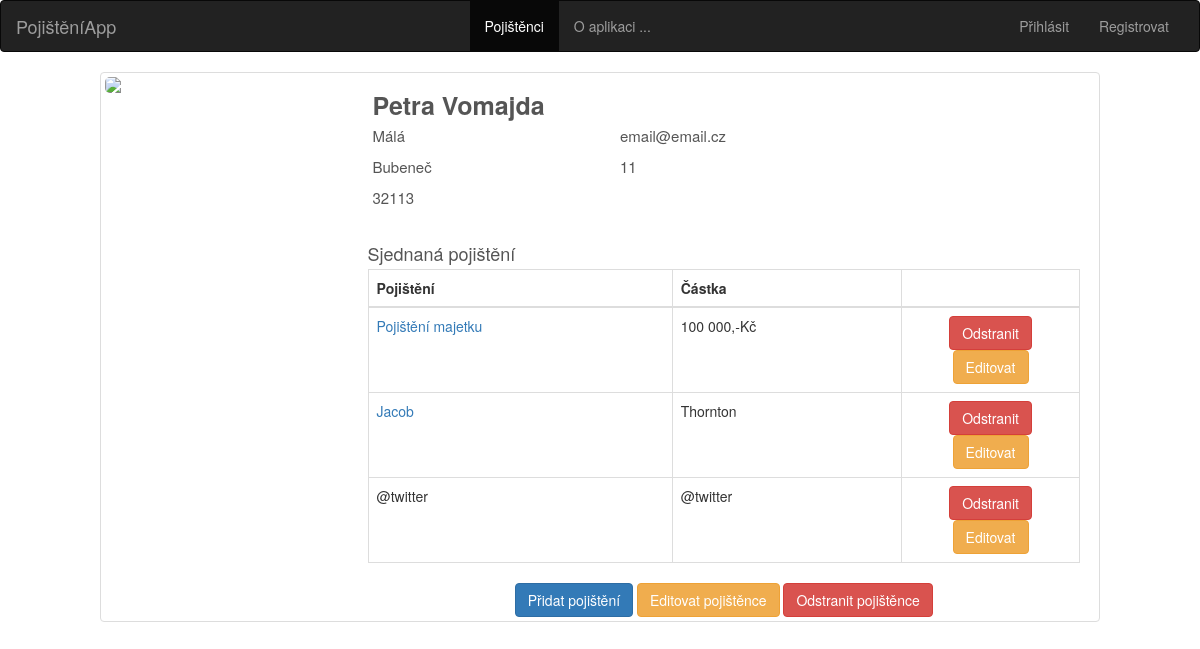
Page /pojistenci/detail/5 on the committed database.
### tables this page shows
CREATE TABLE pojistenci (
    id integer primary key autoincrement,
    jmeno integer not null,
    prijmeni  integer not null,
    adresa  integer not null,
    mesto  integer not null,
    psc  integer not null,
    telefon  integer not null,
    email  integer not null
);

### app.py (the view)
@app.route('/pojistenci/detail/<int:id>', methods = ['POST', 'GET'])
def pojistenci_detail(id):
    db=get_db()
    cur = db.execute('SELECT * FROM pojistenci WHERE id=?', [id])
    result = cur.fetchone()
    return render_template('pojistenec_detail.html', page_title='Pojištěnec {}'.format(result['prijmeni']), data = result)

### app.py (called while the page is built)
def connect_db():
    sql = sqlite3.connect('/home/honza/Dokumenty/Python_Flask_Udemy/IT_Network_ZP_Plna_verze/pojisteni.db')
    sql.row_factory = sqlite3.Row
    return sql

def get_db():
    if not hasattr(g, 'sqlite_db'):
        g.sqlite_db = connect_db()
    return g.sqlite_db

### templates/pojistenec_detail.html
{% extends 'base.html' %}
{% block body %}
<div class="container-fluid">
    <div class="row">
        <div class="profile-head">
            <div class="profiles col-xs-8 col-xs-push-2  col-sm-10 col-sm-push-1 thumbnail">
                <div class="col-md-3 col-sm-3 col-xs-12">
                    <div class="row">
                        <img src="https://bootdey.com/img/Content/avatar/avatar6.png" class="img-responsive"/>
                    </div>
                </div>
                <div class="col-md-9">
                    <div class="row">
                        <span class="col-sm-12"><h5>{{ data['jmeno'] }} {{ data['prijmeni'] }}</h5></span>
                        <div class="col-md-4 col-sm-6 col-xs-12">
                            <ul>
                                <li><span>{{ data['adresa'] }}</span></li>
                                <li><span>{{ data['mesto'] }}</span></li>
                                <li><span>{{ data['psc'] }}</span></li>
                            </ul>
                        </div>
                        <div class="col-md-4 col-sm-6 col-xs-12">
                            <ul>
                                <li><span>{{ data['email'] }}</span></li>
                                <li><span>{{ data['telefon'] }}</span></li>
                            </ul>
                        </div>
                    </div>
                    <div class="top-buffer">
                        <span class=""><h4>Sjednaná pojištění</h4></span>
                        <table class="table table-bordered">
                            <thead>
                            <tr>
                                <th scope="col">Pojištění</th>
                                <th scope="col">Částka</th>
                                <th scope="col"></th>
                            </tr>
                            </thead>
                            <tbody>
                            <tr>
                                <td><a href="{{ url_for('pojistenci_detail', id=1) }}" name="id">Pojištění majetku</a>
                                </td>
                                <td>100 000,-Kč</td>
                                <td class="article_wrapper col-md-3">
                                    <a class="btn btn-danger" href="#" role="button">Odstranit</a>
                                    <a class="btn btn-warning" href="#" role="button">Editovat</a>
                                </td>
                            </tr>
                            <tr>
                                <td><a href="{{ url_for('pojistenci_detail', id=2) }}" name="id">Jacob</a></td>
                                <td>Thornton</td>
                                <td class="article_wrapper col-md-3">
                                    <a class="btn btn-danger" href="#" role="button">Odstranit</a>
                                    <a class="btn btn-warning" href="#" role="button">Editovat</a>
                                </td>
                            </tr>
                            <tr>
                                <td>@twitter</td>
                                <td>@twitter</td>
                                <td class="article_wrapper col-md-3">
                                    <a class="btn btn-danger" href="#" role="button">Odstranit</a>
                                    <a class="btn btn-warning" href="#" role="button">Editovat</a>
                                </td>
                            </tr>
                            </tbody>
                        </table>
                    </div>
                    <div class="col-md-12">
                        <form method="post" action="{{ url_for('get_member', id=data['id']) }}">
                        <div class="article_wrapper">
                            <button name="submit" value='add_pojisteni' class="btn btn-primary" type="submit">Přidat pojištění</button>
                            <button name="submit" value='edit' class="btn btn-warning" type="submit">Editovat pojištěnce</button>
                            <button name="submit" value='delete' class="btn btn-danger" type="submit">Odstranit pojištěnce</button>
                        </div>
                        </form>
                    </div>
                </div>
            </div>
        </div>
    </div>
</div>
{% endblock %}

### static/theme.css (style rules this page uses)
html, body { height: 100%; }
.container, .row { height: 100%; min-height: 100%; }
.top-buffer { margin-top:20px; }
.article_wrapper { text-align: center; background-color:none; }
.profile-head { height: 400px; width: 100%; float: left; position: relative; }
.profile-head img { margin: 0 auto; border-radius: 5px; max-width: 100%; width: 100%; }
.profile-head h5 { width: 100%; padding: 5px 5px 0px 5px; text-align: justify; font-weight: bold; color: #555; font-size: 25px; text-transform: capitalize; margin-bottom: 0; }
.profile-head ul { list-style: none; padding: 0; }
.profile-head ul li { display: block; color: #555; padding: 5px; font-weight: 400; font-size: 15px; }
.profile-head ul li span { color: #555; padding-right: 10px; }
.profile-head h4 { color: #555; margin-bottom: 5px; }

### rows in the picture
pojistenci: jmeno "Petra", prijmeni "Vomajda", adresa "Málá", mesto "Bubeneč", psc "32113", email "email@email.cz", telefon "11"
